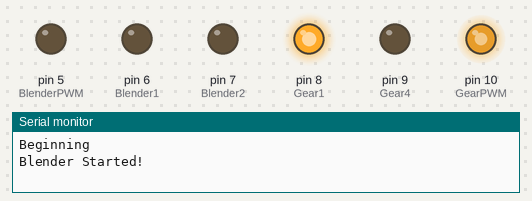
The sketch below on a simulated Arduino Mega 2560, built with avr-gcc and run on an emulated ATmega2560. On the bench: output pins drawn as LEDs (lit = HIGH), the last lines printed to the serial monitor.

Above: at 0.1 s.
At 15.4 s:
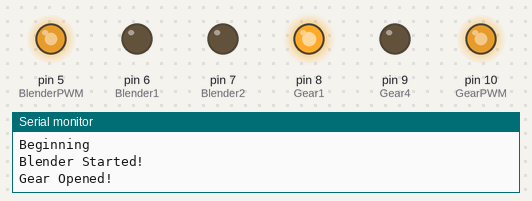
At 21.45 s:
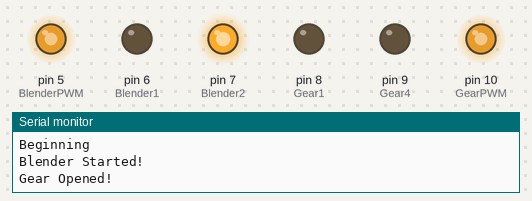
At 31.1 s:
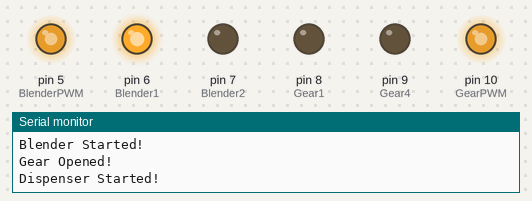
At 33.1 s:
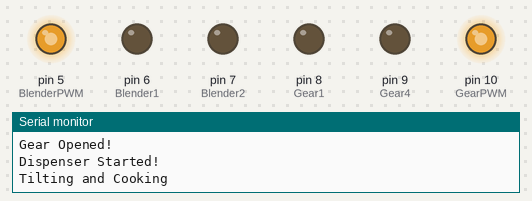
Timing chart, 0 to 34.6 s (numbered marks = the images above):
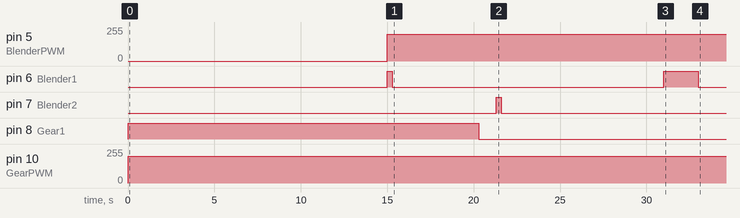

The sketch:

FinalCode.ino
```cpp
const int DispenserPWM=2; //Dispenser
const int Dispenser1=3;   //Dispenser
const int Dispenser2=4;   //Dispenser
const int BlenderPWM=5; //Blender
const int Blender1=6;  //Blender
const int Blender2=7;  //Blender
const int Gear1=8;  //Gear
const int Gear4=9;  //Gear
const int GearPWM=10;  //Gear
const int panStep = 11;
const int panDir = 12;
const int camStep = 44;
const int camDir = 45;


//If you want to run something once, make a function and put it in setup

void gearOpen()
{

  digitalWrite(Blender1,HIGH);
  digitalWrite(Blender2,LOW);

  analogWrite(BlenderPWM, 200);      //Rotates gear at max speed for about
  delay(300);

  digitalWrite(Blender1, LOW);
  digitalWrite(Blender2, LOW);

}

void gearClose()
{

  digitalWrite(Blender1,LOW);    //1 HIGH 2 LOW Opens from CLOSE
  digitalWrite(Blender2,HIGH);

  analogWrite(BlenderPWM, 200);      //change to 30 for dispenser
  delay(300);

  digitalWrite(Blender1, LOW);
  digitalWrite(Blender2, LOW);

}

void blender()
{
  digitalWrite(Gear1,HIGH);
  digitalWrite(Gear4,LOW);
  analogWrite(GearPWM, 200);    //Rotates Egg Beater at full speed
  Serial.println("Blender Started!");

  delay(15000);

  gearOpen();                 //Opens Gear after 15 seconds to let the beaten eggs flow
  Serial.println("Gear Opened!");

  delay(5000);                //continue beating for another 5 seconds before stopping the beating.

  digitalWrite(Gear1, LOW);
  digitalWrite(Gear4, LOW);

  delay(1000);

  gearClose();              //close the gear after.
}

void dispense()
{
  digitalWrite(Blender1,HIGH);      //function to spin the ingredient dispenser
  digitalWrite(Blender2,LOW);
  analogWrite(BlenderPWM, 200);
  Serial.println("Dispenser Started!");
  delay(2000);

  digitalWrite(Blender1, LOW);
  digitalWrite(Blender2, LOW);
}

void tilt() {
  Serial.println("Tilting and Cooking");
  digitalWrite(panDir, LOW);      //Make the pan tilt as the ingredients are being dispensed to make the

  for (int x = 0; x < 20; x++)
  {
    digitalWrite(panStep, HIGH);
    delayMicroseconds(3000);
    digitalWrite(panStep, LOW);
    delayMicroseconds(3000);
  }
  delay(400);

  digitalWrite(panDir, HIGH);
  for (int x = 0; x < 80; x++)
  {
    digitalWrite(panStep, HIGH);
    delayMicroseconds(3000);
    digitalWrite(panStep, LOW);
    delayMicroseconds(3000);
  }
  delay(400);

  digitalWrite(panDir, LOW);    //Mechanism

  for (int x = 0; x < 20; x++)
  {
    digitalWrite(panStep, HIGH);
    delayMicroseconds(3000);
    digitalWrite(panStep, LOW);
    delayMicroseconds(3000);
  }

}

void pour() {
  Serial.println("Pouring");
  digitalWrite(panDir, LOW);            //Turn the pan halfway to dispense the omelette
  for (int x = 0; x < 120; x++)
  {
    digitalWrite(panStep, HIGH);
    delayMicroseconds(3000);
    digitalWrite(panStep, LOW);
    delayMicroseconds(3000);
  }
  delay(2000);

}

void camShaft() {
  digitalWrite(camDir, LOW);

 for(int x = 0; x < 30; x++)       //turn the cam to open the flow of the oil
   {
     digitalWrite(camStep, HIGH);
     delayMicroseconds(1000);
     digitalWrite(camStep, LOW);
     delayMicroseconds(1000);
   }
   delay(1000);

   for(int x = 0; x < 100; x++)   //turn the cam to stop flow of oil and to open the flow of the eggs
   {
     digitalWrite(camStep, HIGH);
     delayMicroseconds(1000);
     digitalWrite(camStep, LOW);
     delayMicroseconds(1000);
   }
   delay(4000);

   for(int x = 0; x < 70; x++)    //stop flow of the eggs
   {
     digitalWrite(camStep, HIGH);
     delayMicroseconds(1000);
     digitalWrite(camStep, LOW);
     delayMicroseconds(1000);
   }


}

void setup() {
  // put your setup code here, to run once:
  pinMode(BlenderPWM, OUTPUT);
  pinMode(GearPWM, OUTPUT);
  pinMode(Blender1, OUTPUT);
  pinMode(Blender2, OUTPUT);
  pinMode(Gear1, OUTPUT);
  pinMode(Gear4, OUTPUT);


  Serial.begin(9600);
  Serial.println("Beginning");

  blender();
  delay(4000);
  camShaft();
  dispense();
  tilt();
  delay(100*1000);
  pour();
}


void loop() {
 }
```

Measured:
- by itself, pin 5 (BlenderPWM): 0/255 → 200/255 at 15.0 s
- by itself, pin 6 (Blender1): LOW → HIGH at 15.0 s, → LOW 0.30 s later, → HIGH 15.7 s later, → LOW 2.0 s later
- by itself, pin 7 (Blender2): LOW → HIGH at 21.3 s, → LOW 0.30 s later
- by itself, pin 8 (Gear1): LOW → HIGH at 0.00 s, → LOW 20.3 s later
- by itself, pin 10 (GearPWM): 0/255 → 200/255 at 0.00 s
